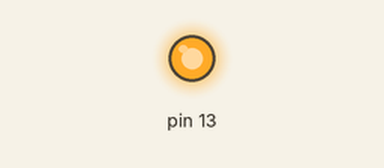
This sketch was run on a simulated Arduino Uno, built with avr-gcc and run on an emulated ATmega328P. Parts: output pins drawn as LEDs (lit = HIGH).

Above: at 1.0 s.
At 25.9 s:
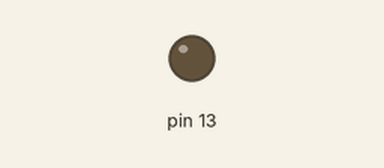
Timing chart, 0 to 26.9 s (numbered marks = the images above):
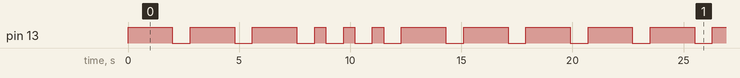

The sketch:

blinkMorseCode.ino
```cpp
void setup() {
  // put your setup code here, to run once:
  pinMode(13,OUTPUT);
}

void loop() {
  // put your main code here, to run repeatedly:
  digitalWrite(13,HIGH);
  delay(2000);
  digitalWrite(13,LOW);
  delay(800);
  digitalWrite(13,HIGH);
  delay(2000);
  digitalWrite(13,LOW);
  delay(800);
  digitalWrite(13,HIGH);
  delay(2000);
  digitalWrite(13,LOW);
  delay(800);

  digitalWrite(13,HIGH);
  delay(500);
  digitalWrite(13,LOW);
  delay(800);
  digitalWrite(13,HIGH);
  delay(500);
  digitalWrite(13,LOW);
  delay(800);
  digitalWrite(13,HIGH);
  delay(500);
  digitalWrite(13,LOW);
  delay(800);

  digitalWrite(13,HIGH);
  delay(2000);
  digitalWrite(13,LOW);
  delay(800);
  digitalWrite(13,HIGH);
  delay(2000);
  digitalWrite(13,LOW);
  delay(800);
  digitalWrite(13,HIGH);
  delay(2000);
  digitalWrite(13,LOW);
  delay(800);
}
```

Measured:
- by itself, pin 13: repeats every 20.7 s: 2 × (LOW 0.80 s, HIGH 2.0 s), 3 × (LOW 0.80 s, HIGH 0.50 s), 4 × (LOW 0.80 s, HIGH 2.0 s)
- by itself, everything shown: repeats every 20.7 s, in 18 steps
